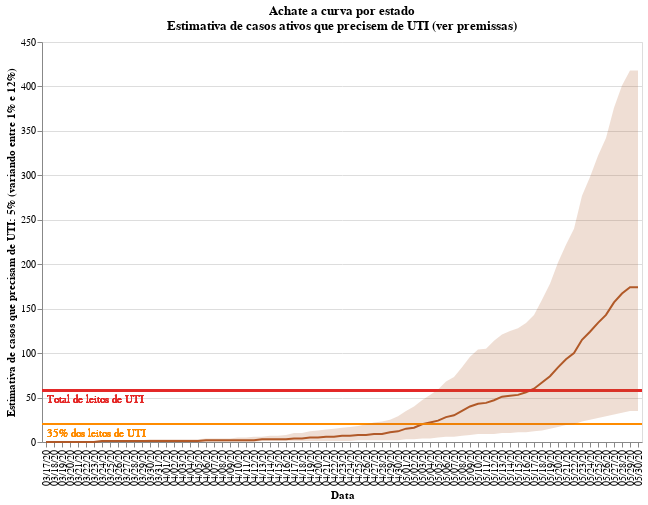

Notebook code cell kept with this figure:
### Code cell
#hide_input
opt = df[STATE_COLUMN].unique()
opt.sort()
input_dropdown = alt.binding_select(options=opt)
selection = alt.selection_single(
    fields=[STATE_COLUMN], 
    init={STATE_COLUMN:'AC'}, 
    bind=input_dropdown, 
    name=" ")
color = alt.condition(selection,
                    alt.Color(STATE_COLUMN+':N', 
                              scale=alt.Scale(scheme='Paired', reverse=True), legend=None),
                              alt.value('#ffbf79')
                     )

chart = alt.Chart(df).mark_line().encode(
    x=alt.X(DATE_COLUMN+':O', axis=alt.Axis(title=DATE_COLUMN)),
    y=alt.Y(CASES_NEED_ICU_COLUMN+':Q', axis=alt.Axis(
        title=["Estimativa de casos que precisam de UTI: {:.0f}".format(CASES_NEED_ICU*100)+"% (variando entre {:.0f}".format(LOWER_BOUND_ICU_NEED*100)+"% e {:.0f}".format(UPPER_BOUND_ICU_NEED*100)+"%)"])),
    color=color,
    tooltip=[
        DATE_COLUMN, 
        STATE_COLUMN, 
        CASES_NEED_ICU_COLUMN
    ],
    order=alt.Order(
    STATE_COLUMN,
    sort='ascending'
    )
).properties(
    title=[
        "Achate a curva por estado",
        "Estimativa de casos ativos que precisem de UTI (ver premissas)"
    ]
).add_selection(
    selection
).transform_filter(
    selection
)

shades = alt.Chart(df).mark_area().encode(
    x=DATE_COLUMN+':O',
    y=LOWER_BOUND_ICU_NEED_STR+":Q",
    y2=UPPER_BOUND_ICU_NEED_STR+':Q',
    color=color,
    opacity = alt.condition(selection, alt.value(0.2), alt.value(0.5))
).transform_filter(
    selection
)

x1line = alt.Chart(df.groupby(DATE_COLUMN).last()).mark_rule(color='#e42726', strokeWidth=2).encode(
    y=ICUS_COLUMN+':Q'
).transform_filter(
    selection
)

text1 = alt.Chart(df.groupby(DATE_COLUMN).last()).mark_text(align='left', x=5, dy=10, color='#e42726', strokeWidth=1).encode(
    y=ICUS_COLUMN+':Q',
    text=alt.value("Total de leitos de UTI")   
).transform_filter(
    selection
)

x2line = alt.Chart(df.groupby(DATE_COLUMN).last()).mark_rule(color='darkorange', strokeWidth=2).encode(
    y=AVAILABLE_ICUS_COLUMN+':Q'
).transform_filter(
    selection
)

text2 = alt.Chart(df.groupby(DATE_COLUMN).last()).mark_text(align='left', x=5, dy=10, color='darkorange', strokeWidth=1).encode(
    y=AVAILABLE_ICUS_COLUMN+':Q',
    text=alt.value("{:.0f}".format(AVAILABLE_PERCENTAGE_ICU*100)+"% dos leitos de UTI")   
).transform_filter(
    selection
)

plot = chart.properties(width=CHART_WIDTH, height=CHART_HEIGHT) + x1line + text1 + x2line + text2 + shades
plot

### Figure 1 — Vega-Lite specification as saved in the notebook (floating-point values rounded to 4 significant figures; data arrays with more than 128 entries replaced by an {"elided": "..."} marker saying what was removed)
{"config": {"view": {"continuousWidth": 400, "continuousHeight": 300}}, "layer": [{"data": {"name": "data-f7a1723ee15822576d185449434d237b"}, "mark": "line", "encoding": {"color": {"condition": {"type": "nominal", "field": "Estado", "legend": null, "scale": {"reverse": true, "scheme": "Paired"}, "selection": " "}, "value": "#ffbf79"}, "order": {"type": "nominal", "field": "Estado", "sort": "ascending"}, "tooltip": [{"type": "nominal", "field": "Data"}, {"type": "nominal", "field": "Estado"}, {"type": "quantitative", "field": "5% dos casos ativos"}], "x": {"type": "ordinal", "axis": {"title": "Data"}, "field": "Data"}, "y": {"type": "quantitative", "axis": {"title": ["Estimativa de casos que precisam de UTI: 5% (variando entre 1% e 12%)"]}, "field": "5% dos casos ativos"}}, "height": 400, "selection": {" ": {"type": "single", "fields": ["Estado"], "init": {"Estado": "AC"}, "bind": {"input": "select", "options": ["AC", "AL", "AM", "AP", "BA", "CE", "DF", "ES", "GO", "MA", "MG", "MS", "MT", "PA", "PB", "PE", "PI", "PR", "RJ", "RN", "RO", "RR", "RS", "SC", "SE", "SP", "TO"]}}}, "title": ["Achate a curva por estado", "Estimativa de casos ativos que precisem de UTI (ver premissas)"], "transform": [{"filter": {"selection": " "}}], "width": 600}, {"data": {"name": "data-bf29a5f957361b35a5a8e06d3a3ba97c"}, "mark": {"type": "rule", "color": "#e42726", "strokeWidth": 2}, "encoding": {"y": {"type": "quantitative", "field": "UTIs"}}, "transform": [{"filter": {"selection": " "}}]}, {"data": {"name": "data-bf29a5f957361b35a5a8e06d3a3ba97c"}, "mark": {"type": "text", "align": "left", "color": "#e42726", "dy": 10, "strokeWidth": 1, "x": 5}, "encoding": {"text": {"value": "Total de leitos de UTI"}, "y": {"type": "quantitative", "field": "UTIs"}}, "transform": [{"filter": {"selection": " "}}]}, {"data": {"name": "data-bf29a5f957361b35a5a8e06d3a3ba97c"}, "mark": {"type": "rule", "color": "darkorange", "strokeWidth": 2}, "encoding": {"y": {"type": "quantitative", "field": "35% das UTIs"}}, "transform": [{"filter": {"selection": " "}}]}, {"data": {"name": "data-bf29a5f957361b35a5a8e06d3a3ba97c"}, "mark": {"type": "text", "align": "left", "color": "darkorange", "dy": 10, "strokeWidth": 1, "x": 5}, "encoding": {"text": {"value": "35% dos leitos de UTI"}, "y": {"type": "quantitative", "field": "35% das UTIs"}}, "transform": [{"filter": {"selection": " "}}]}, {"data": {"name": "data-f7a1723ee15822576d185449434d237b"}, "mark": "area", "encoding": {"color": {"condition": {"type": "nominal", "field": "Estado", "legend": null, "scale": {"reverse": true, "scheme": "Paired"}, "selection": " "}, "value": "#ffbf79"}, "opacity": {"condition": {"value": 0.2, "selection": " "}, "value": 0.5}, "x": {"type": "ordinal", "field": "Data"}, "y": {"type": "quantitative", "field": "Limite inferior de necessidade de UTI"}, "y2": {"field": "Limite superior de necessidade de UTI"}}, "transform": [{"filter": {"selection": " "}}]}], "$schema": "https://vega.github.io/schema/vega-lite/v4.8.1.json", "datasets": {"data-f7a1723ee15822576d185449434d237b": {"elided": "2069 records"}, "data-bf29a5f957361b35a5a8e06d3a3ba97c": [{"Estado": "SP", "Casos confirmados": 1, "Casos ativos": 1.0, "5% dos casos ativos": 0.0, "Limite inferior de necessidade de UTI": 0.0, "Limite superior de necessidade de UTI": 0.0, "UTIs": 9269.0, "35% das UTIs": 3244.0}, {"Estado": "SP", "Casos confirmados": 1, "Casos ativos": 1.0, "5% dos casos ativos": 0.0, "Limite inferior de necessidade de UTI": 0.0, "Limite superior de necessidade de UTI": 0.0, "UTIs": 9269.0, "35% das UTIs": 3244.0}, {"Estado": "SP", "Casos confirmados": 1, "Casos ativos": 1.0, "5% dos casos ativos": 0.0, "Limite inferior de necessidade de UTI": 0.0, "Limite superior de necessidade de UTI": 0.0, "UTIs": 9269.0, "35% das UTIs": 3244.0}, {"Estado": "SP", "Casos confirmados": 2, "Casos ativos": 1.0, "5% dos casos ativos": 0.0, "Limite inferior de necessidade de UTI": 0.0, "Limite superior de necessidade de UTI": 0.0, "UTIs": 9269.0, "35% das UTIs": 3244.0}, {"Estado": "SP", "Casos confirmados": 2, "Casos ativos": 1.0, "5% dos casos ativos": 0.0, "Limite inferior de necessidade de UTI": 0.0, "Limite superior de necessidade de UTI": 0.0, "UTIs": 9269.0, "35% das UTIs": 3244.0}, {"Estado": "SP", "Casos confirmados": 2, "Casos ativos": 1.0, "5% dos casos ativos": 0.0, "Limite inferior de necessidade de UTI": 0.0, "Limite superior de necessidade de UTI": 0.0, "UTIs": 9269.0, "35% das UTIs": 3244.0}, {"Estado": "SP", "Casos confirmados": 2, "Casos ativos": 1.0, "5% dos casos ativos": 0.0, "Limite inferior de necessidade de UTI": 0.0, "Limite superior de necessidade de UTI": 0.0, "UTIs": 9269.0, "35% das UTIs": 3244.0}, {"Estado": "SP", "Casos confirmados": 2, "Casos ativos": 1.0, "5% dos casos ativos": 0.0, "Limite inferior de necessidade de UTI": 0.0, "Limite superior de necessidade de UTI": 0.0, "UTIs": 9269.0, "35% das UTIs": 3244.0}, {"Estado": "SP", "Casos confirmados": 3, "Casos ativos": 2.0, "5% dos casos ativos": 0.0, "Limite inferior de necessidade de UTI": 0.0, "Limite superior de necessidade de UTI": 0.0, "UTIs": 9269.0, "35% das UTIs": 3244.0}, {"Estado": "SP", "Casos confirmados": 6, "Casos ativos": 4.0, "5% dos casos ativos": 0.0, "Limite inferior de necessidade de UTI": 0.0, "Limite superior de necessidade de UTI": 0.0, "UTIs": 9269.0, "35% das UTIs": 3244.0}, {"Estado": "BA", "Casos confirmados": 1, "Casos ativos": 1.0, "5% dos casos ativos": 0.0, "Limite inferior de necessidade de UTI": 0.0, "Limite superior de necessidade de UTI": 0.0, "UTIs": 1573.0, "35% das UTIs": 550.5}, {"Estado": "SP", "Casos confirmados": 13, "Casos ativos": 8.0, "5% dos casos ativos": 0.0, "Limite inferior de necessidade de UTI": 0.0, "Limite superior de necessidade de UTI": 1.0, "UTIs": 9269.0, "35% das UTIs": 3244.0}, {"Estado": "AL", "Casos confirmados": 1, "Casos ativos": 1.0, "5% dos casos ativos": 0.0, "Limite inferior de necessidade de UTI": 0.0, "Limite superior de necessidade de UTI": 0.0, "UTIs": 426.0, "35% das UTIs": 149.1}, {"Estado": "SP", "Casos confirmados": 16, "Casos ativos": 10.0, "5% dos casos ativos": 0.0, "Limite inferior de necessidade de UTI": 0.0, "Limite superior de necessidade de UTI": 1.0, "UTIs": 9269.0, "35% das UTIs": 3244.0}, {"Estado": "DF", "Casos confirmados": 1, "Casos ativos": 1.0, "5% dos casos ativos": 0.0, "Limite inferior de necessidade de UTI": 0.0, "Limite superior de necessidade de UTI": 0.0, "UTIs": 997.0, "35% das UTIs": 348.9}, {"Estado": "ES", "Casos confirmados": 1, "Casos ativos": 1.0, "5% dos casos ativos": 0.0, "Limite inferior de necessidade de UTI": 0.0, "Limite superior de necessidade de UTI": 0.0, "UTIs": 804.0, "35% das UTIs": 281.4}, {"Estado": "AL", "Casos confirmados": 1, "Casos ativos": 1.0, "5% dos casos ativos": 0.0, "Limite inferior de necessidade de UTI": 0.0, "Limite superior de necessidade de UTI": 0.0, "UTIs": 426.0, "35% das UTIs": 149.1}, {"Estado": "PE", "Casos confirmados": 2, "Casos ativos": 1.0, "5% dos casos ativos": 0.0, "Limite inferior de necessidade de UTI": 0.0, "Limite superior de necessidade de UTI": 0.0, "UTIs": 1647.0, "35% das UTIs": 576.4}, {"Estado": "PB", "Casos confirmados": 0, "Casos ativos": 0.0, "5% dos casos ativos": 0.0, "Limite inferior de necessidade de UTI": 0.0, "Limite superior de necessidade de UTI": 0.0, "UTIs": 536.0, "35% das UTIs": 187.6}, {"Estado": "PB", "Casos confirmados": 0, "Casos ativos": 0.0, "5% dos casos ativos": 0.0, "Limite inferior de necessidade de UTI": 0.0, "Limite superior de necessidade de UTI": 0.0, "UTIs": 536.0, "35% das UTIs": 187.6}, {"Estado": "SP", "Casos confirmados": 152, "Casos ativos": 91.0, "5% dos casos ativos": 5.0, "Limite inferior de necessidade de UTI": 1.0, "Limite superior de necessidade de UTI": 11.0, "UTIs": 9269.0, "35% das UTIs": 3244.0}, {"Estado": "PR", "Casos confirmados": 12, "Casos ativos": 7.0, "5% dos casos ativos": 0.0, "Limite inferior de necessidade de UTI": 0.0, "Limite superior de necessidade de UTI": 1.0, "UTIs": 2444.0, "35% das UTIs": 855.4}, {"Estado": "PE", "Casos confirmados": 19, "Casos ativos": 11.0, "5% dos casos ativos": 1.0, "Limite inferior de necessidade de UTI": 0.0, "Limite superior de necessidade de UTI": 1.0, "UTIs": 1647.0, "35% das UTIs": 576.4}, {"Estado": "PB", "Casos confirmados": 1, "Casos ativos": 1.0, "5% dos casos ativos": 0.0, "Limite inferior de necessidade de UTI": 0.0, "Limite superior de necessidade de UTI": 0.0, "UTIs": 536.0, "35% das UTIs": 187.6}, {"Estado": "MG", "Casos confirmados": 38, "Casos ativos": 23.0, "5% dos casos ativos": 1.0, "Limite inferior de necessidade de UTI": 0.0, "Limite superior de necessidade de UTI": 3.0, "UTIs": 3151.0, "35% das UTIs": 1103.0}, {"Estado": "PI", "Casos confirmados": 4, "Casos ativos": 2.0, "5% dos casos ativos": 0.0, "Limite inferior de necessidade de UTI": 0.0, "Limite superior de necessidade de UTI": 0.0, "UTIs": 293.0, "35% das UTIs": 102.5}, {"Estado": "AL", "Casos confirmados": 7, "Casos ativos": 4.0, "5% dos casos ativos": 0.0, "Limite inferior de necessidade de UTI": 0.0, "Limite superior de necessidade de UTI": 0.0, "UTIs": 426.0, "35% das UTIs": 149.1}, {"Estado": "MG", "Casos confirmados": 128, "Casos ativos": 76.0, "5% dos casos ativos": 4.0, "Limite inferior de necessidade de UTI": 1.0, "Limite superior de necessidade de UTI": 9.0, "UTIs": 3151.0, "35% das UTIs": 1103.0}, {"Estado": "AC", "Casos confirmados": 21, "Casos ativos": 13.0, "5% dos casos ativos": 1.0, "Limite inferior de necessidade de UTI": 0.0, "Limite superior de necessidade de UTI": 2.0, "UTIs": 58.0, "35% das UTIs": 20.3}, {"Estado": "MA", "Casos confirmados": 8, "Casos ativos": 5.0, "5% dos casos ativos": 0.0, "Limite inferior de necessidade de UTI": 0.0, "Limite superior de necessidade de UTI": 1.0, "UTIs": 682.0, "35% das UTIs": 238.7}, {"Estado": "PE", "Casos confirmados": 48, "Casos ativos": 29.0, "5% dos casos ativos": 1.0, "Limite inferior de necessidade de UTI": 0.0, "Limite superior de necessidade de UTI": 3.0, "UTIs": 1647.0, "35% das UTIs": 576.4}, {"Estado": "PE", "Casos confirmados": 57, "Casos ativos": 34.0, "5% dos casos ativos": 2.0, "Limite inferior de necessidade de UTI": 0.0, "Limite superior de necessidade de UTI": 4.0, "UTIs": 1647.0, "35% das UTIs": 576.4}, {"Estado": "CE", "Casos confirmados": 322, "Casos ativos": 192.0, "5% dos casos ativos": 10.0, "Limite inferior de necessidade de UTI": 2.0, "Limite superior de necessidade de UTI": 23.0, "UTIs": 1002.0, "35% das UTIs": 350.7}, {"Estado": "GO", "Casos confirmados": 56, "Casos ativos": 33.0, "5% dos casos ativos": 2.0, "Limite inferior de necessidade de UTI": 0.0, "Limite superior de necessidade de UTI": 4.0, "UTIs": 1200.0, "35% das UTIs": 420.0}, {"Estado": "RR", "Casos confirmados": 16, "Casos ativos": 10.0, "5% dos casos ativos": 0.0, "Limite inferior de necessidade de UTI": 0.0, "Limite superior de necessidade de UTI": 1.0, "UTIs": 25.0, "35% das UTIs": 8.75}, {"Estado": "SP", "Casos confirmados": 2339, "Casos ativos": 1396.0, "5% dos casos ativos": 70.0, "Limite inferior de necessidade de UTI": 14.0, "Limite superior de necessidade de UTI": 168.0, "UTIs": 9269.0, "35% das UTIs": 3244.0}, {"Estado": "MG", "Casos confirmados": 314, "Casos ativos": 187.0, "5% dos casos ativos": 9.0, "Limite inferior de necessidade de UTI": 2.0, "Limite superior de necessidade de UTI": 22.0, "UTIs": 3151.0, "35% das UTIs": 1103.0}, {"Estado": "AC", "Casos confirmados": 45, "Casos ativos": 27.0, "5% dos casos ativos": 1.0, "Limite inferior de necessidade de UTI": 0.0, "Limite superior de necessidade de UTI": 3.0, "UTIs": 58.0, "35% das UTIs": 20.3}, {"Estado": "SE", "Casos confirmados": 27, "Casos ativos": 16.0, "5% dos casos ativos": 1.0, "Limite inferior de necessidade de UTI": 0.0, "Limite superior de necessidade de UTI": 2.0, "UTIs": 295.0, "35% das UTIs": 103.2}, {"Estado": "MT", "Casos confirmados": 60, "Casos ativos": 36.0, "5% dos casos ativos": 2.0, "Limite inferior de necessidade de UTI": 0.0, "Limite superior de necessidade de UTI": 4.0, "UTIs": 591.0, "35% das UTIs": 206.8}, {"Estado": "BA", "Casos confirmados": 401, "Casos ativos": 239.0, "5% dos casos ativos": 12.0, "Limite inferior de necessidade de UTI": 2.0, "Limite superior de necessidade de UTI": 29.0, "UTIs": 1573.0, "35% das UTIs": 550.5}, {"Estado": "ES", "Casos confirmados": 209, "Casos ativos": 125.0, "5% dos casos ativos": 6.0, "Limite inferior de necessidade de UTI": 1.0, "Limite superior de necessidade de UTI": 15.0, "UTIs": 804.0, "35% das UTIs": 281.4}, {"Estado": "AM", "Casos confirmados": 636, "Casos ativos": 380.0, "5% dos casos ativos": 19.0, "Limite inferior de necessidade de UTI": 4.0, "Limite superior de necessidade de UTI": 46.0, "UTIs": 450.0, "35% das UTIs": 157.5}, {"Estado": "RJ", "Casos confirmados": 1938, "Casos ativos": 1157.0, "5% dos casos ativos": 58.0, "Limite inferior de necessidade de UTI": 12.0, "Limite superior de necessidade de UTI": 139.0, "UTIs": 4008.0, "35% das UTIs": 1403.0}, {"Estado": "PI", "Casos confirmados": 40, "Casos ativos": 24.0, "5% dos casos ativos": 1.0, "Limite inferior de necessidade de UTI": 0.0, "Limite superior de necessidade de UTI": 3.0, "UTIs": 293.0, "35% das UTIs": 102.5}, {"Estado": "RN", "Casos confirmados": 263, "Casos ativos": 157.0, "5% dos casos ativos": 8.0, "Limite inferior de necessidade de UTI": 2.0, "Limite superior de necessidade de UTI": 19.0, "UTIs": 526.0, "35% das UTIs": 184.1}, {"Estado": "CE", "Casos confirmados": 1668, "Casos ativos": 996.0, "5% dos casos ativos": 50.0, "Limite inferior de necessidade de UTI": 10.0, "Limite superior de necessidade de UTI": 120.0, "UTIs": 1002.0, "35% das UTIs": 350.7}, {"Estado": "RS", "Casos confirmados": 664, "Casos ativos": 396.0, "5% dos casos ativos": 20.0, "Limite inferior de necessidade de UTI": 4.0, "Limite superior de necessidade de UTI": 48.0, "UTIs": 1660.0, "35% das UTIs": 581.0}, {"Estado": "DF", "Casos confirmados": 641, "Casos ativos": 383.0, "5% dos casos ativos": 19.0, "Limite inferior de necessidade de UTI": 4.0, "Limite superior de necessidade de UTI": 46.0, "UTIs": 997.0, "35% das UTIs": 348.9}, {"Estado": "TO", "Casos confirmados": 27, "Casos ativos": 16.0, "5% dos casos ativos": 1.0, "Limite inferior de necessidade de UTI": 0.0, "Limite superior de necessidade de UTI": 2.0, "UTIs": 161.0, "35% das UTIs": 56.35}, {"Estado": "CE", "Casos confirmados": 2291, "Casos ativos": 1368.0, "5% dos casos ativos": 68.0, "Limite inferior de necessidade de UTI": 14.0, "Limite superior de necessidade de UTI": 164.0, "UTIs": 1002.0, "35% das UTIs": 350.7}, {"Estado": "BA", "Casos confirmados": 967, "Casos ativos": 577.0, "5% dos casos ativos": 29.0, "Limite inferior de necessidade de UTI": 6.0, "Limite superior de necessidade de UTI": 69.0, "UTIs": 1573.0, "35% das UTIs": 550.5}, {"Estado": "RS", "Casos confirmados": 831, "Casos ativos": 496.0, "5% dos casos ativos": 25.0, "Limite inferior de necessidade de UTI": 5.0, "Limite superior de necessidade de UTI": 60.0, "UTIs": 1660.0, "35% das UTIs": 581.0}, {"Estado": "BA", "Casos confirmados": 1200, "Casos ativos": 716.0, "5% dos casos ativos": 36.0, "Limite inferior de necessidade de UTI": 7.0, "Limite superior de necessidade de UTI": 86.0, "UTIs": 1573.0, "35% das UTIs": 550.5}, {"Estado": "AL", "Casos confirmados": 159, "Casos ativos": 95.0, "5% dos casos ativos": 5.0, "Limite inferior de necessidade de UTI": 1.0, "Limite superior de necessidade de UTI": 11.0, "UTIs": 426.0, "35% das UTIs": 149.1}, {"Estado": "AC", "Casos confirmados": 176, "Casos ativos": 105.0, "5% dos casos ativos": 5.0, "Limite inferior de necessidade de UTI": 1.0, "Limite superior de necessidade de UTI": 13.0, "UTIs": 58.0, "35% das UTIs": 20.3}, {"Estado": "BA", "Casos confirmados": 1504, "Casos ativos": 898.0, "5% dos casos ativos": 45.0, "Limite inferior de necessidade de UTI": 9.0, "Limite superior de necessidade de UTI": 108.0, "UTIs": 1573.0, "35% das UTIs": 550.5}, {"Estado": "SP", "Casos confirmados": 15914, "Casos ativos": 9500.0, "5% dos casos ativos": 475.0, "Limite inferior de necessidade de UTI": 95.0, "Limite superior de necessidade de UTI": 1140.0, "UTIs": 9269.0, "35% das UTIs": 3244.0}, {"Estado": "AC", "Casos confirmados": 227, "Casos ativos": 136.0, "5% dos casos ativos": 7.0, "Limite inferior de necessidade de UTI": 1.0, "Limite superior de necessidade de UTI": 16.0, "UTIs": 58.0, "35% das UTIs": 20.3}, {"Estado": "PB", "Casos confirmados": 447, "Casos ativos": 267.0, "5% dos casos ativos": 13.0, "Limite inferior de necessidade de UTI": 3.0, "Limite superior de necessidade de UTI": 32.0, "UTIs": 536.0, "35% das UTIs": 187.6}, {"Estado": "RJ", "Casos confirmados": 6828, "Casos ativos": 4076.0, "5% dos casos ativos": 204.0, "Limite inferior de necessidade de UTI": 41.0, "Limite superior de necessidade de UTI": 489.0, "UTIs": 4008.0, "35% das UTIs": 1403.0}, {"Estado": "DF", "Casos confirmados": 1125, "Casos ativos": 672.0, "5% dos casos ativos": 34.0, "Limite inferior de necessidade de UTI": 7.0, "Limite superior de necessidade de UTI": 81.0, "UTIs": 997.0, "35% das UTIs": 348.9}, {"Estado": "AP", "Casos confirmados": 842, "Casos ativos": 503.0, "5% dos casos ativos": 25.0, "Limite inferior de necessidade de UTI": 5.0, "Limite superior de necessidade de UTI": 60.0, "UTIs": 78.0, "35% das UTIs": 27.3}, {"Estado": "GO", "Casos confirmados": 661, "Casos ativos": 395.0, "5% dos casos ativos": 20.0, "Limite inferior de necessidade de UTI": 4.0, "Limite superior de necessidade de UTI": 47.0, "UTIs": 1200.0, "35% das UTIs": 420.0}, {"Estado": "CE", "Casos confirmados": 7409, "Casos ativos": 4423.0, "5% dos casos ativos": 221.0, "Limite inferior de necessidade de UTI": 44.0, "Limite superior de necessidade de UTI": 531.0, "UTIs": 1002.0, "35% das UTIs": 350.7}, {"Estado": "CE", "Casos confirmados": 7861, "Casos ativos": 4693.0, "5% dos casos ativos": 235.0, "Limite inferior de necessidade de UTI": 47.0, "Limite superior de necessidade de UTI": 563.0, "UTIs": 1002.0, "35% das UTIs": 350.7}, {"Estado": "TO", "Casos confirmados": 191, "Casos ativos": 114.0, "5% dos casos ativos": 6.0, "Limite inferior de necessidade de UTI": 1.0, "Limite superior de necessidade de UTI": 14.0, "UTIs": 161.0, "35% das UTIs": 56.35}, {"Estado": "PE", "Casos confirmados": 8145, "Casos ativos": 4862.0, "5% dos casos ativos": 243.0, "Limite inferior de necessidade de UTI": 49.0, "Limite superior de necessidade de UTI": 583.0, "UTIs": 1647.0, "35% das UTIs": 576.4}, {"Estado": "ES", "Casos confirmados": 3208, "Casos ativos": 1915.0, "5% dos casos ativos": 96.0, "Limite inferior de necessidade de UTI": 19.0, "Limite superior de necessidade de UTI": 230.0, "UTIs": 804.0, "35% das UTIs": 281.4}, {"Estado": "ES", "Casos confirmados": 3351, "Casos ativos": 2000.0, "5% dos casos ativos": 100.0, "Limite inferior de necessidade de UTI": 20.0, "Limite superior de necessidade de UTI": 240.0, "UTIs": 804.0, "35% das UTIs": 281.4}, {"Estado": "RO", "Casos confirmados": 861, "Casos ativos": 514.0, "5% dos casos ativos": 26.0, "Limite inferior de necessidade de UTI": 5.0, "Limite superior de necessidade de UTI": 62.0, "UTIs": 285.0, "35% das UTIs": 99.75}, {"Estado": "TO", "Casos confirmados": 423, "Casos ativos": 253.0, "5% dos casos ativos": 13.0, "Limite inferior de necessidade de UTI": 3.0, "Limite superior de necessidade de UTI": 30.0, "UTIs": 161.0, "35% das UTIs": 56.35}, {"Estado": "DF", "Casos confirmados": 2258, "Casos ativos": 1348.0, "5% dos casos ativos": 67.0, "Limite inferior de necessidade de UTI": 13.0, "Limite superior de necessidade de UTI": 162.0, "UTIs": 997.0, "35% das UTIs": 348.9}, {"Estado": "CE", "Casos confirmados": 15134, "Casos ativos": 9034.0, "5% dos casos ativos": 452.0, "Limite inferior de necessidade de UTI": 90.0, "Limite superior de necessidade de UTI": 1084.0, "UTIs": 1002.0, "35% das UTIs": 350.7}, {"Estado": "RJ", "Casos confirmados": 16929, "Casos ativos": 10110.0, "5% dos casos ativos": 505.0, "Limite inferior de necessidade de UTI": 101.0, "Limite superior de necessidade de UTI": 1213.0, "UTIs": 4008.0, "35% das UTIs": 1403.0}, {"Estado": "AC", "Casos confirmados": 1447, "Casos ativos": 864.0, "5% dos casos ativos": 43.0, "Limite inferior de necessidade de UTI": 9.0, "Limite superior de necessidade de UTI": 104.0, "UTIs": 58.0, "35% das UTIs": 20.3}, {"Estado": "SP", "Casos confirmados": 46131, "Casos ativos": 27540.0, "5% dos casos ativos": 1377.0, "Limite inferior de necessidade de UTI": 275.0, "Limite superior de necessidade de UTI": 3305.0, "UTIs": 9269.0, "35% das UTIs": 3244.0}, {"Estado": "MS", "Casos confirmados": 405, "Casos ativos": 242.0, "5% dos casos ativos": 12.0, "Limite inferior de necessidade de UTI": 2.0, "Limite superior de necessidade de UTI": 29.0, "UTIs": 432.0, "35% das UTIs": 151.2}, {"Estado": "PA", "Casos confirmados": 10344, "Casos ativos": 6175.0, "5% dos casos ativos": 309.0, "Limite inferior de necessidade de UTI": 62.0, "Limite superior de necessidade de UTI": 741.0, "UTIs": 661.0, "35% das UTIs": 231.3}, {"Estado": "ES", "Casos confirmados": 5813, "Casos ativos": 3470.0, "5% dos casos ativos": 174.0, "Limite inferior de necessidade de UTI": 35.0, "Limite superior de necessidade de UTI": 416.0, "UTIs": 804.0, "35% das UTIs": 281.4}, {"Estado": "DF", "Casos confirmados": 3787, "Casos ativos": 2261.0, "5% dos casos ativos": 113.0, "Limite inferior de necessidade de UTI": 23.0, "Limite superior de necessidade de UTI": 271.0, "UTIs": 997.0, "35% das UTIs": 348.9}, {"Estado": "GO", "Casos confirmados": 1652, "Casos ativos": 986.0, "5% dos casos ativos": 49.0, "Limite inferior de necessidade de UTI": 10.0, "Limite superior de necessidade de UTI": 118.0, "UTIs": 1200.0, "35% das UTIs": 420.0}, {"Estado": "AC", "Casos confirmados": 1996, "Casos ativos": 1192.0, "5% dos casos ativos": 60.0, "Limite inferior de necessidade de UTI": 12.0, "Limite superior de necessidade de UTI": 143.0, "UTIs": 58.0, "35% das UTIs": 20.3}, {"Estado": "PR", "Casos confirmados": 2390, "Casos ativos": 1427.0, "5% dos casos ativos": 71.0, "Limite inferior de necessidade de UTI": 14.0, "Limite superior de necessidade de UTI": 171.0, "UTIs": 2444.0, "35% das UTIs": 855.4}, {"Estado": "MS", "Casos confirmados": 642, "Casos ativos": 383.0, "5% dos casos ativos": 19.0, "Limite inferior de necessidade de UTI": 4.0, "Limite superior de necessidade de UTI": 46.0, "UTIs": 432.0, "35% das UTIs": 151.2}, {"Estado": "PR", "Casos confirmados": 2656, "Casos ativos": 1586.0, "5% dos casos ativos": 79.0, "Limite inferior de necessidade de UTI": 16.0, "Limite superior de necessidade de UTI": 190.0, "UTIs": 2444.0, "35% das UTIs": 855.4}, {"Estado": "TO", "Casos confirmados": 2205, "Casos ativos": 1316.0, "5% dos casos ativos": 66.0, "Limite inferior de necessidade de UTI": 13.0, "Limite superior de necessidade de UTI": 158.0, "UTIs": 161.0, "35% das UTIs": 56.35}, {"Estado": "PE", "Casos confirmados": 25760, "Casos ativos": 15380.0, "5% dos casos ativos": 769.0, "Limite inferior de necessidade de UTI": 154.0, "Limite superior de necessidade de UTI": 1845.0, "UTIs": 1647.0, "35% das UTIs": 576.4}, {"Estado": "SC", "Casos confirmados": 6607, "Casos ativos": 3944.0, "5% dos casos ativos": 197.0, "Limite inferior de necessidade de UTI": 39.0, "Limite superior de necessidade de UTI": 473.0, "UTIs": 1064.0, "35% das UTIs": 372.4}, {"Estado": "MT", "Casos confirmados": 1464, "Casos ativos": 874.0, "5% dos casos ativos": 44.0, "Limite inferior de necessidade de UTI": 9.0, "Limite superior de necessidade de UTI": 105.0, "UTIs": 591.0, "35% das UTIs": 206.8}, {"Estado": "RN", "Casos confirmados": 5472, "Casos ativos": 3267.0, "5% dos casos ativos": 163.0, "Limite inferior de necessidade de UTI": 33.0, "Limite superior de necessidade de UTI": 392.0, "UTIs": 526.0, "35% das UTIs": 184.1}, {"Estado": "PE", "Casos confirmados": 28854, "Casos ativos": 17220.0, "5% dos casos ativos": 861.0, "Limite inferior de necessidade de UTI": 172.0, "Limite superior de necessidade de UTI": 2067.0, "UTIs": 1647.0, "35% das UTIs": 576.4}, {"Estado": "RO", "Casos confirmados": 3862, "Casos ativos": 2305.0, "5% dos casos ativos": 115.0, "Limite inferior de necessidade de UTI": 23.0, "Limite superior de necessidade de UTI": 277.0, "UTIs": 285.0, "35% das UTIs": 99.75}, {"Estado": "SE", "Casos confirmados": 6156, "Casos ativos": 3675.0, "5% dos casos ativos": 184.0, "Limite inferior de necessidade de UTI": 37.0, "Limite superior de necessidade de UTI": 441.0, "UTIs": 295.0, "35% das UTIs": 103.2}, {"Estado": "PI", "Casos confirmados": 4745, "Casos ativos": 2833.0, "5% dos casos ativos": 142.0, "Limite inferior de necessidade de UTI": 28.0, "Limite superior de necessidade de UTI": 340.0, "UTIs": 293.0, "35% das UTIs": 102.5}, {"Estado": "RR", "Casos confirmados": 2564, "Casos ativos": 1531.0, "5% dos casos ativos": 77.0, "Limite inferior de necessidade de UTI": 15.0, "Limite superior de necessidade de UTI": 184.0, "UTIs": 25.0, "35% das UTIs": 8.75}]}}
